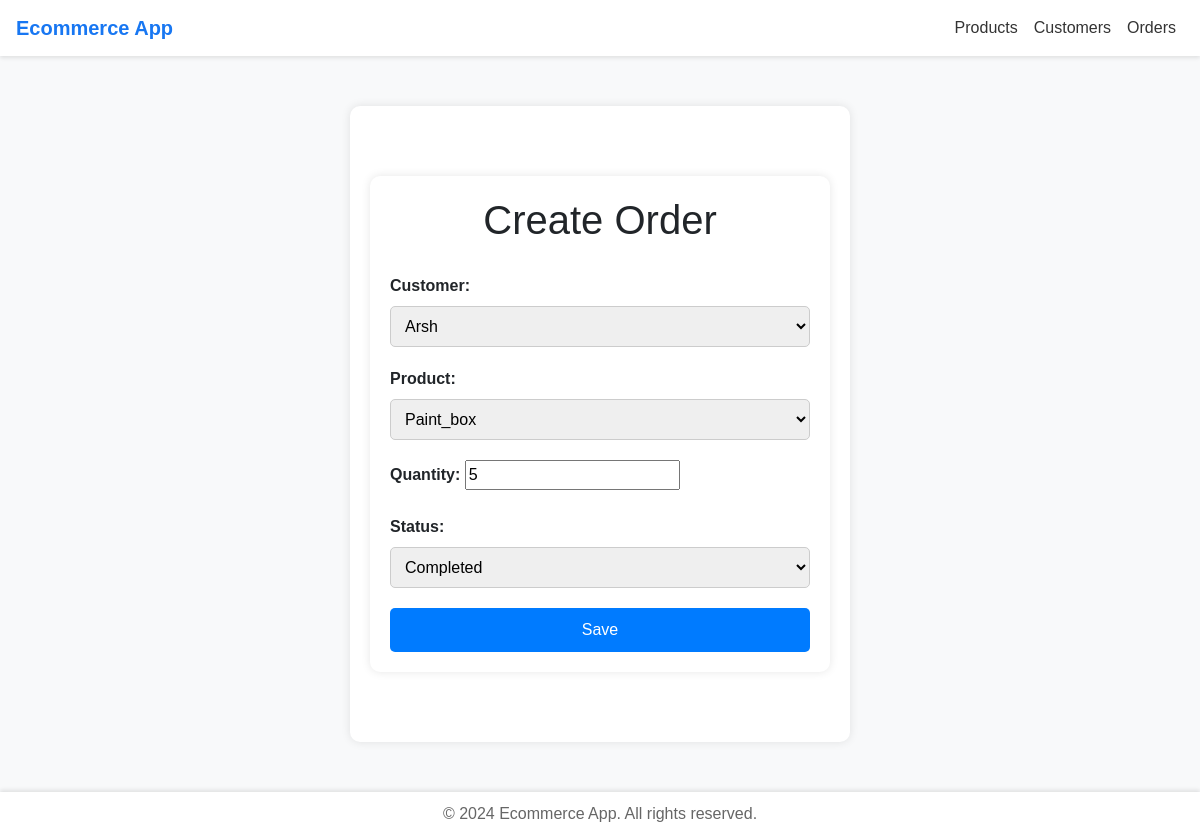
The app's page /order/10/edit/ with its own data.
### ecommerce_app/models.py (models this page shows, shortened)
class Order(models.Model):
    customer = models.ForeignKey(Customer, on_delete=models.CASCADE)
    product = models.ForeignKey(Product, on_delete=models.CASCADE)
    quantity = models.PositiveIntegerField()
    order_date = models.DateTimeField(auto_now_add=True)
    STATUS_CHOICES = (
        ('Pending', 'Pending'),
        ('Completed', 'Completed'),
    )
    status = models.CharField(max_length=20, choices=STATUS_CHOICES, default='Pending')

### ecommerce_app/views.py (the view)
# urls.py: path('order/<int:pk>/edit/', views.order_edit, name='order_edit'),
def order_edit(request, pk):
    order = get_object_or_404(Order, pk=pk)
    if request.method == 'POST':
        form = OrderForm(request.POST, instance=order)
        if form.is_valid():
            form.save()
            return redirect('order_list')
    else:
        form = OrderForm(instance=order)
    return render(request, 'order_form.html', {'form': form})

### ecommerce_app/forms.py (shortened to what this page needs)
class OrderForm(forms.ModelForm):
    class Meta:
        model = Order
        fields = ['customer', 'product', 'quantity', 'status']

### ecommerce_app/models.py (called while the page is built)
    def __str__(self):
        return self.name

    def __str__(self):
        return self.name

### ecommerce_app/templates/order_form.html (shortened to what this page needs)
{% extends 'base.html' %}
{% block content %}
<!DOCTYPE html>
<html lang="en">
<head>
    <link rel="stylesheet" href="https://stackpath.bootstrapcdn.com/bootstrap/4.5.2/css/bootstrap.min.css">
</head>
<body>
    <div class="container">
        <h1>Create Order</h1>
        <form method="POST">
            <div class="form-group">
                <label for="id_customer">Customer:</label>
                {{ form.customer }}
            </div>
            <div class="form-group">
                <label for="id_product">Product:</label>
                {{ form.product }}
            </div>
            <div class="form-group">
                <label for="id_quantity">Quantity:</label>
                {{ form.quantity }}
            </div>
            <div class="form-group">
                <label for="id_status">Status:</label>
                {{ form.status }}
            </div>
            <button type="submit">Save</button>
        </form>
    </div>
</body>
</html>
{% endblock %}

### ecommerce_app/templates/base.html (style rules this page uses)
body { background-color: #f0f2f5; }
.container { margin-top: 20px; }

### ecommerce_app/templates/order_form.html (style rules this page uses)
body { font-family: Arial, sans-serif; background-color: #f8f9fa; margin: 0; padding: 0; }
.container { max-width: 500px; margin: 50px auto; padding: 20px; background-color: #fff; border-radius: 10px; box-shadow: 0 0 10px rgba(0, 0, 0, 0.1); }
h1 { text-align: center; margin-bottom: 30px; }
form { display: flex; flex-direction: column; }
.form-group { margin-bottom: 20px; }
label { font-weight: bold; }
input[type="text"], select { width: 100%; padding: 10px; border: 1px solid #ccc; border-radius: 5px; font-size: 16px; }
button[type="submit"] { background-color: #007bff; color: #fff; border: none; border-radius: 5px; padding: 10px 20px; cursor: pointer; font-size: 16px; }

### records on screen
Order: customer "Arsh", product "Paint_box", quantity "5", status "Completed"
